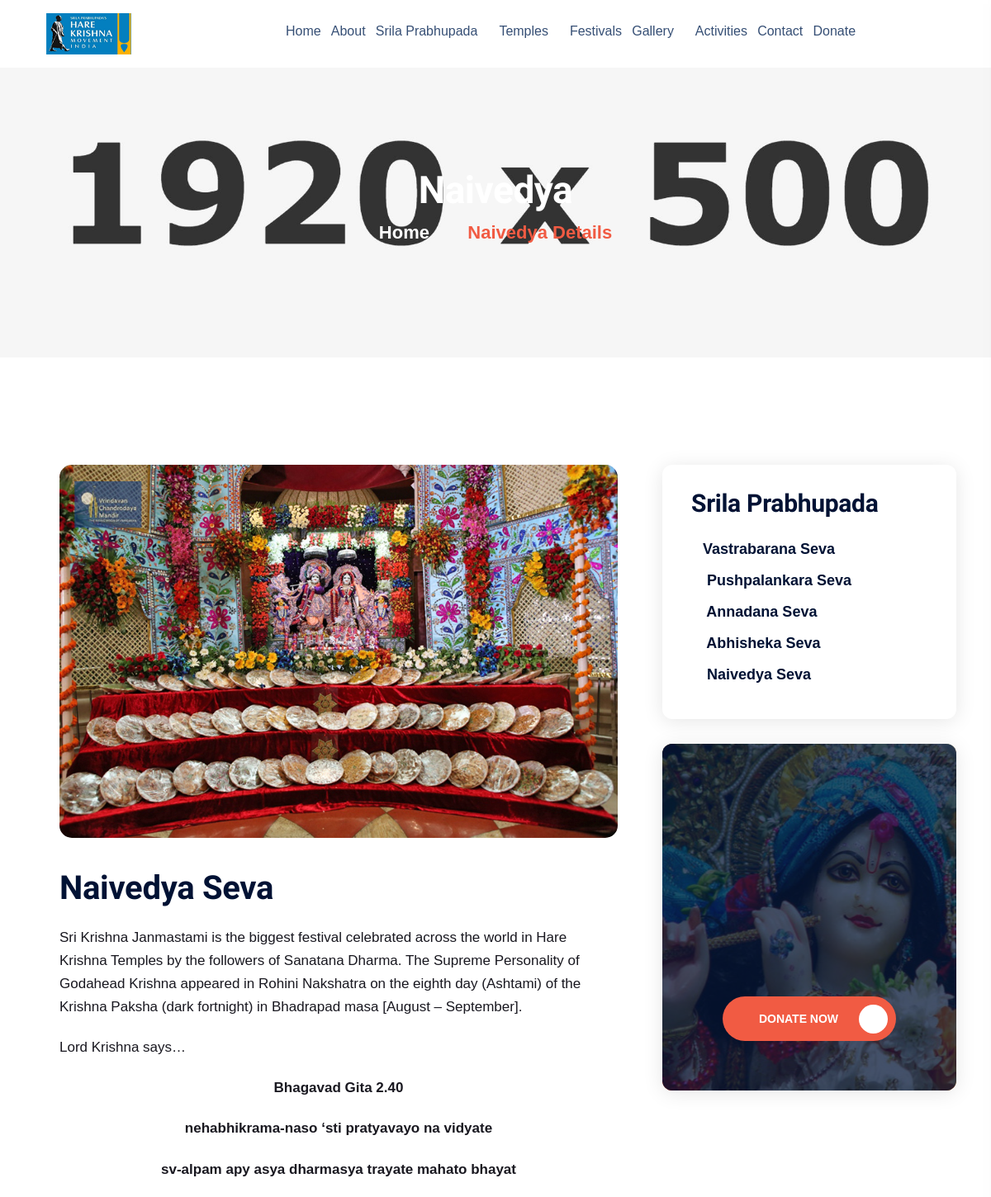
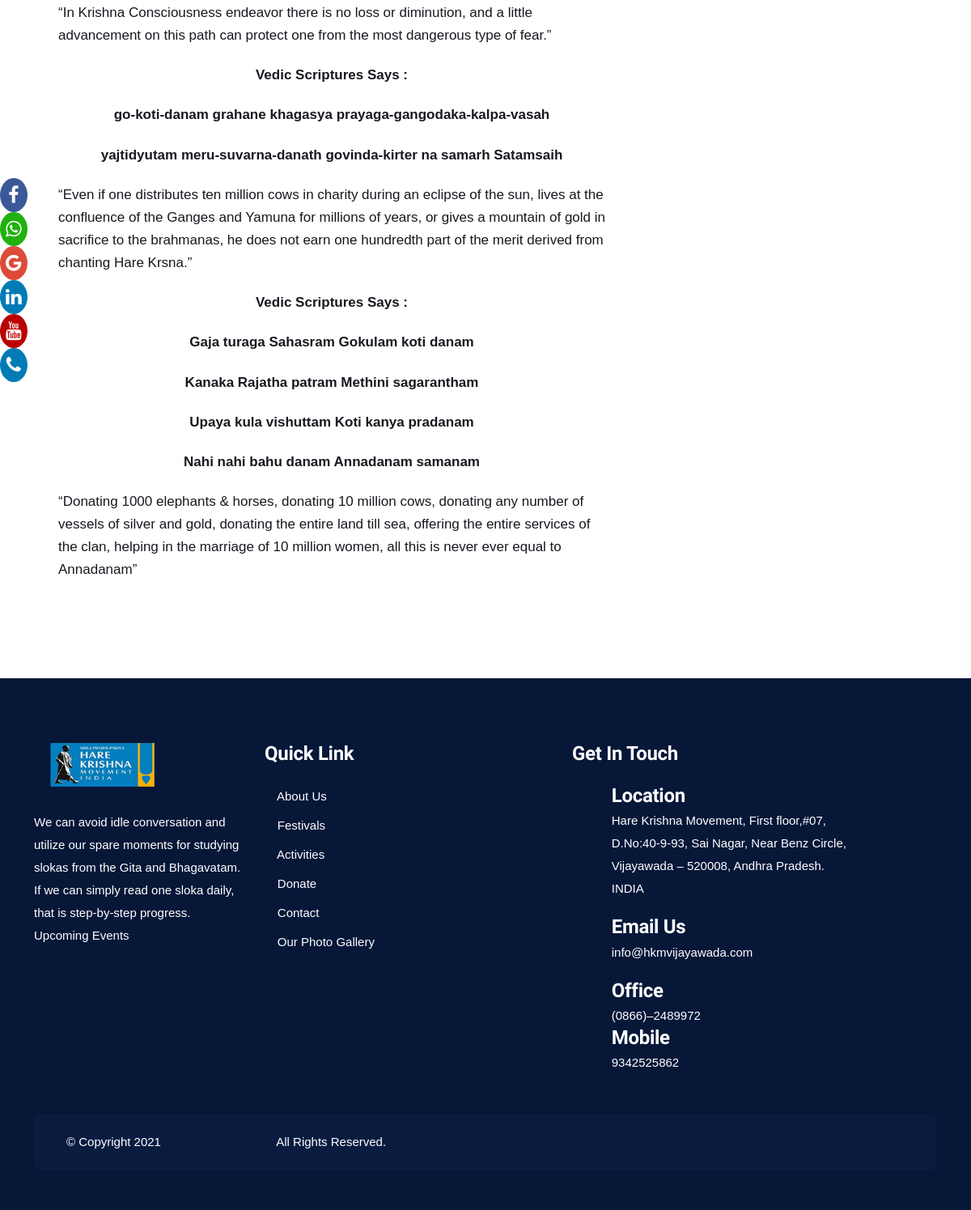
Page /naivedya on the committed database (2 pictures, top to bottom).
### Seva/models.py (models this page shows)
class NaivedyaSeva(models.Model):
    id = models.AutoField(primary_key=True, auto_created=True)
    title = models.CharField(max_length=500, blank=True, null=True)
    content = HTMLField(default="<p>Add content</p>")
    image = models.ImageField(upload_to='naivedyaseva/',null=True)
    class Meta:
        verbose_name_plural = "NaivedyaSeva"

### Seva/views.py (the view)
# urls.py: path('naivedya', naivedya, name='naivedya'),
def naivedya(request):
    data = NaivedyaSeva.objects.all().values()
    context = dict()
    context['data'] = data
    return render(request,'naivedya.html',context)

### templates/naivedya.html
{% include 'base.html' %}
 {% block content %}
    <main>
        <section class="page-title-area" style="background-image: url(/static/assets/img/bg/page-title.jpg);">
            <div class="container pos-rel">
                <div class="row">
                    <div class="col-xl-5 mx-auto">
                        <div class="page-title-wrapper text-center pt-125">
                            <div class="page-title-box">
                                <h2 class="page-title">Naivedya</h2>
                                <ul class="breadcrumb-list">
                                    <li><a href="{% url 'index' %}">Home <i class="far fa-chevron-right"></i></a></li>
                                    <li><a href="#" class="active">Naivedya Details</a></li>
                                </ul>
                            </div>
                        </div>
                    </div>
                </div>
            </div>
        </section>
        <section class="blog-details-area pt-130 pb-70">
            <div class="container">
                <div class="row">
                    <div class="col-xl-8 col-lg-8 col-md-12">
                        {% for i in data %}
                        <div class="blogs-details-left-area mb-50">
                            <div class="blog blogs-02 mb-40 wow fadeInUp2 animated" data-wow-delay='.1s'>
                                <div class="blog__thumb mb-35">
                                    <img src="/media/{{i.image}}" alt="">
                                </div>
                                <div class="blog__content">
                                    <h3 class="blog-title mb-20"><a href="blog-details.html">{{i.title}}</a></h3>
                                        {{i.content |safe}}
                                </div>
                            </div>
                        </div>
                        {% endfor %}
                    </div>
                    {% include 'sevasidebar.html' %}
                </div>
            </div>
        </section>
    </main>
    {% include 'includebase.html' %}
{% endblock content %}

### rows in the picture
NaivedyaSeva: image (picture), title "Naivedya Seva", content "Sri Krishna Janmastami is the biggest festival celebrated across the world in Hare Krishna Temples by the followers of Sanatana Dharma. The Supreme Personality of Godahead Krishna appeared in Rohini Nakshatra on the eighth day (Ashtami) of the Krishna Paksha (dark fortnight) in Bhadrapad masa [August – September]. Lord Krishna says… Bhagavad Gita 2.40 nehabhikrama-naso ‘sti pratyavayo na vidyate sv-alpam apy asya dharmasya trayate mahato bhayat “In Krishna Consciousness endeavor there is no loss or diminution, and a little advancement on this path can protect one from the most dangerous type of fear.” Vedic Scriptures Says : go-koti-danam grahane khagasya prayaga-gangodaka-kalpa-vasah…"
